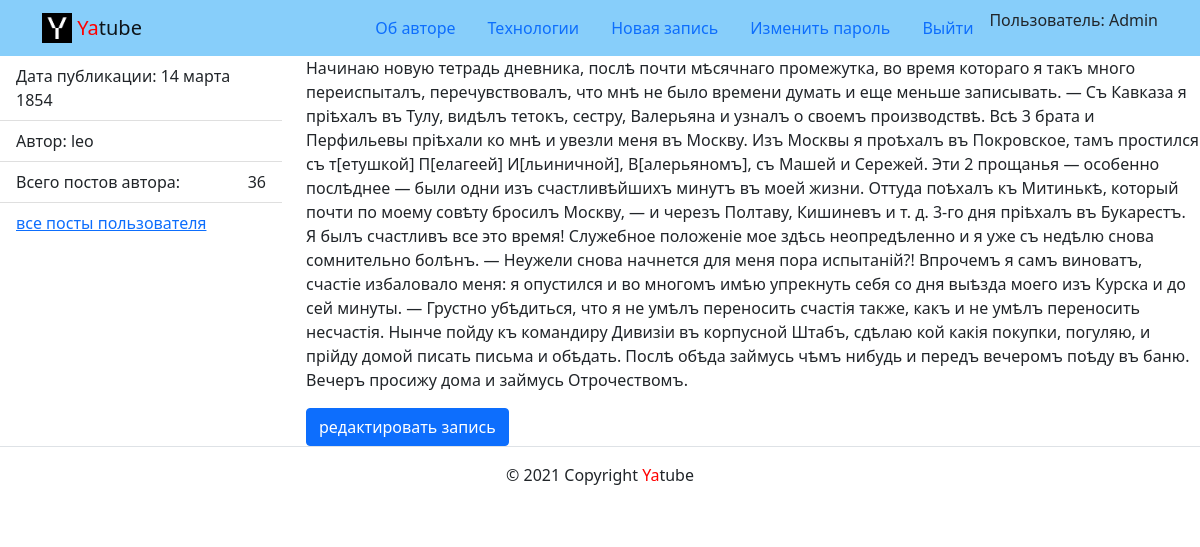
Page /posts/2/ (signed in) on the committed database.
### posts/models.py (models this page shows)
class Post(models.Model):
    text = models.TextField()
    pub_date = models.DateTimeField('date published', auto_now_add=True)
    author = models.ForeignKey(
        User,
        on_delete=models.CASCADE,
        related_name='posts'
    )
    group = models.ForeignKey(
        Group,
        on_delete=models.SET_NULL,
        max_length=50,
        related_name='posts',
        blank=True,
        null=True
    )

### posts/views.py (the view)
# urls.py: path('posts/<int:post_id>/', views.post_detail, name='post_detail'),
def post_detail(request, post_id):
    posts = get_object_or_404(Post, pk=post_id)
    title = 'Пост ' + posts.text[:30]
    pub_date = posts.pub_date
    author = posts.author
    posts_count = author.posts.all().count()
    group = posts.group
    context = {
        'posts': posts,
        'title': title,
        'pub_date': pub_date,
        'author': author,
        'posts_count': posts_count,
        'group': group,
    }
    return render(request, 'posts/post_detail.html', context)

### templates/posts/post_detail.html (shortened to what this page needs)
{% extends 'base.html' %}
{% block content %}
<div class="row">
  <aside class="col-12 col-md-3">
    <ul class="list-group list-group-flush">
      <li class="list-group-item">
        Дата публикации: {{ pub_date|date:"d E Y" }}
      </li>
      <li class="list-group-item">
        Автор: {{ author }}
      </li>
      <li class="list-group-item d-flex justify-content-between align-items-center">
        Всего постов автора: <span>{{ posts_count }}</span>
      </li>
      <li class="list-group-item">
        <a href="{% url 'posts:profile' posts.author %}">все посты пользователя</a>
      </li>
    </ul>
  </aside>
  <article class="col-12 col-md-9">
    <p>
      {{ posts.text }}
    </p>
    <a class="btn btn-primary" href="{% url 'posts:post_edit' posts.pk %}">
      редактировать запись
    </a>
  </article>
</div>
{% endblock %}

### templates/includes/header.html (shortened to what this page needs)
{% load static %}
<header>
  <nav class="navbar navbar-light" style="background-color: lightskyblue">
    <div class="container">
      <a class="navbar-brand" href="{% url 'posts:index' %}">
        <img src="{% static 'img/logo.png' %}" width="30" height="30" class="d-inline-block align-top" alt="">
        <span style="color:red">Ya</span>tube
      </a>
      {% with request.resolver_match.view_name as view_name %}
      <ul class="nav nav-pills">
        <li class="nav-item">
          <a class="nav-link {% if view_name  == 'about:author' %}active{% endif %}"
            href="{% url 'about:author' %}">Об авторе</a>
        </li>
        <li class="nav-item">
          <a class="nav-link {% if view_name  == 'about:tech' %}active{% endif %}"
            href="{% url 'about:tech' %}">Технологии</a>
        </li>
        {% if request.user.is_authenticated %}
        <li class="nav-item">
          <a class="nav-link" href="{% url 'posts:post_create' %}">Новая запись</a>
        </li>
        <li class="nav-item">
          <a class="nav-link" href="">Изменить пароль</a>
        </li>
        <li class="nav-item">
          <a class="nav-link" href="{% url 'users:logout' %}">Выйти</a>
        </li>
        <li>
          Пользователь: {{ user.username }}
        {% endif %}
      </ul>
      {% endwith %}
    </div>
  </nav>
</header>

### rows in the picture
Post: pub_date "14 марта 1854", text "Начинаю новую тетрадь дневника, послѣ почти мѣсячнаго промежутка, во время котораго я такъ много переиспыталъ, перечувствовалъ, что мнѣ не было времени думать и еще меньше записывать. — Съ Кавказа я пріѣхалъ въ Тулу, видѣлъ тетокъ, сестру, Валерьяна и узналъ о своемъ производствѣ. Всѣ 3 брата и Перфильевы пріѣхали ко мнѣ и увезли меня въ Москву. Изъ Москвы я проѣхалъ въ Покровское, тамъ простился съ т[етушкой] П[елагеей] И[льиничной], В[алерьяномъ], съ Машей и Сережей. Эти 2 прощанья — особенно послѣднее — были одни изъ счастливѣйшихъ минутъ въ моей жизни. Оттуда поѣхалъ къ Митинькѣ, который почти по моему совѣту бросилъ Москву, — и черезъ Полтаву, Кишиневъ и т. д. 3-го дня пріѣхалъ въ…"

### other values in the picture
{{ user.username }} "Admin"
{{ author }} "leo"
{{ posts_count }} "36"
